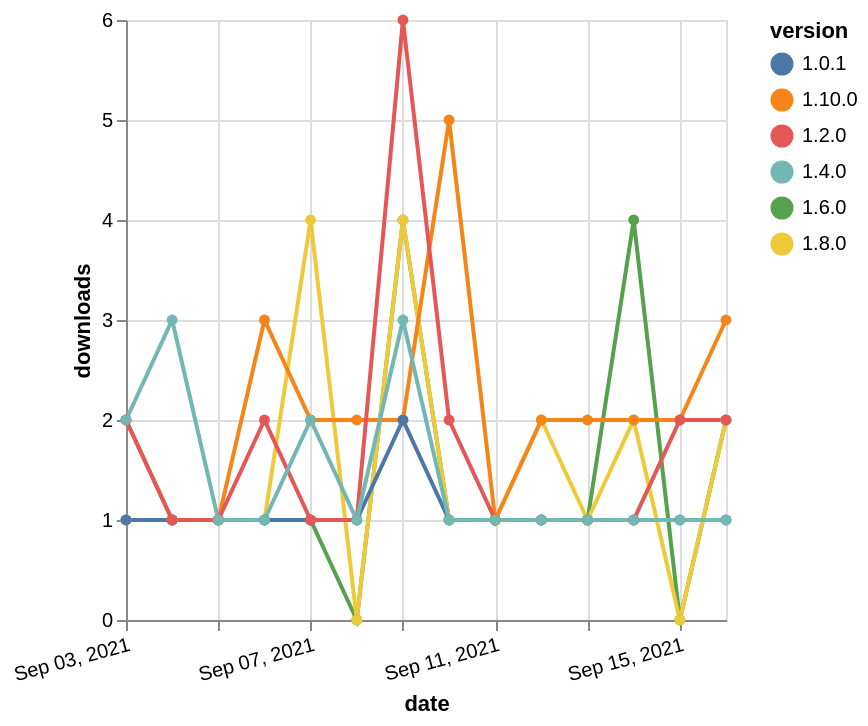

The specification (Vega-Lite) saved for this image:
### Vega-Lite specification from a JSON file in a GitHub repository (floating-point values rounded to 4 significant figures)
{"$schema": "https://vega.github.io/schema/vega-lite/v5.json", "description": "A simple bar chart with embedded data.", "data": {"values": [{"date": "2021-09-03", "total": 338, "delta": 1, "version": "1.6.0"}, {"date": "2021-09-04", "total": 339, "delta": 1, "version": "1.6.0"}, {"date": "2021-09-05", "total": 340, "delta": 1, "version": "1.6.0"}, {"date": "2021-09-06", "total": 341, "delta": 1, "version": "1.6.0"}, {"date": "2021-09-07", "total": 342, "delta": 1, "version": "1.6.0"}, {"date": "2021-09-08", "total": 342, "delta": 0, "version": "1.6.0"}, {"date": "2021-09-09", "total": 346, "delta": 4, "version": "1.6.0"}, {"date": "2021-09-10", "total": 347, "delta": 1, "version": "1.6.0"}, {"date": "2021-09-11", "total": 348, "delta": 1, "version": "1.6.0"}, {"date": "2021-09-12", "total": 349, "delta": 1, "version": "1.6.0"}, {"date": "2021-09-13", "total": 350, "delta": 1, "version": "1.6.0"}, {"date": "2021-09-14", "total": 354, "delta": 4, "version": "1.6.0"}, {"date": "2021-09-15", "total": 354, "delta": 0, "version": "1.6.0"}, {"date": "2021-09-16", "total": 356, "delta": 2, "version": "1.6.0"}, {"date": "2021-09-03", "total": 664, "delta": 1, "version": "1.8.0"}, {"date": "2021-09-04", "total": 665, "delta": 1, "version": "1.8.0"}, {"date": "2021-09-05", "total": 666, "delta": 1, "version": "1.8.0"}, {"date": "2021-09-06", "total": 667, "delta": 1, "version": "1.8.0"}, {"date": "2021-09-07", "total": 671, "delta": 4, "version": "1.8.0"}, {"date": "2021-09-08", "total": 671, "delta": 0, "version": "1.8.0"}, {"date": "2021-09-09", "total": 675, "delta": 4, "version": "1.8.0"}, {"date": "2021-09-10", "total": 676, "delta": 1, "version": "1.8.0"}, {"date": "2021-09-11", "total": 677, "delta": 1, "version": "1.8.0"}, {"date": "2021-09-12", "total": 679, "delta": 2, "version": "1.8.0"}, {"date": "2021-09-13", "total": 680, "delta": 1, "version": "1.8.0"}, {"date": "2021-09-14", "total": 682, "delta": 2, "version": "1.8.0"}, {"date": "2021-09-15", "total": 682, "delta": 0, "version": "1.8.0"}, {"date": "2021-09-16", "total": 684, "delta": 2, "version": "1.8.0"}, {"date": "2021-09-03", "total": 215, "delta": 2, "version": "1.10.0"}, {"date": "2021-09-04", "total": 216, "delta": 1, "version": "1.10.0"}, {"date": "2021-09-05", "total": 217, "delta": 1, "version": "1.10.0"}, {"date": "2021-09-06", "total": 220, "delta": 3, "version": "1.10.0"}, {"date": "2021-09-07", "total": 222, "delta": 2, "version": "1.10.0"}, {"date": "2021-09-08", "total": 224, "delta": 2, "version": "1.10.0"}, {"date": "2021-09-09", "total": 226, "delta": 2, "version": "1.10.0"}, {"date": "2021-09-10", "total": 231, "delta": 5, "version": "1.10.0"}, {"date": "2021-09-11", "total": 232, "delta": 1, "version": "1.10.0"}, {"date": "2021-09-12", "total": 234, "delta": 2, "version": "1.10.0"}, {"date": "2021-09-13", "total": 236, "delta": 2, "version": "1.10.0"}, {"date": "2021-09-14", "total": 238, "delta": 2, "version": "1.10.0"}, {"date": "2021-09-15", "total": 240, "delta": 2, "version": "1.10.0"}, {"date": "2021-09-16", "total": 243, "delta": 3, "version": "1.10.0"}, {"date": "2021-09-03", "total": 269, "delta": 1, "version": "1.0.1"}, {"date": "2021-09-04", "total": 270, "delta": 1, "version": "1.0.1"}, {"date": "2021-09-05", "total": 271, "delta": 1, "version": "1.0.1"}, {"date": "2021-09-06", "total": 272, "delta": 1, "version": "1.0.1"}, {"date": "2021-09-07", "total": 273, "delta": 1, "version": "1.0.1"}, {"date": "2021-09-08", "total": 274, "delta": 1, "version": "1.0.1"}, {"date": "2021-09-09", "total": 276, "delta": 2, "version": "1.0.1"}, {"date": "2021-09-10", "total": 277, "delta": 1, "version": "1.0.1"}, {"date": "2021-09-11", "total": 278, "delta": 1, "version": "1.0.1"}, {"date": "2021-09-12", "total": 279, "delta": 1, "version": "1.0.1"}, {"date": "2021-09-13", "total": 280, "delta": 1, "version": "1.0.1"}, {"date": "2021-09-14", "total": 281, "delta": 1, "version": "1.0.1"}, {"date": "2021-09-15", "total": 282, "delta": 1, "version": "1.0.1"}, {"date": "2021-09-16", "total": 283, "delta": 1, "version": "1.0.1"}, {"date": "2021-09-03", "total": 888, "delta": 2, "version": "1.2.0"}, {"date": "2021-09-04", "total": 889, "delta": 1, "version": "1.2.0"}, {"date": "2021-09-05", "total": 890, "delta": 1, "version": "1.2.0"}, {"date": "2021-09-06", "total": 892, "delta": 2, "version": "1.2.0"}, {"date": "2021-09-07", "total": 893, "delta": 1, "version": "1.2.0"}, {"date": "2021-09-08", "total": 894, "delta": 1, "version": "1.2.0"}, {"date": "2021-09-09", "total": 900, "delta": 6, "version": "1.2.0"}, {"date": "2021-09-10", "total": 902, "delta": 2, "version": "1.2.0"}, {"date": "2021-09-11", "total": 903, "delta": 1, "version": "1.2.0"}, {"date": "2021-09-12", "total": 904, "delta": 1, "version": "1.2.0"}, {"date": "2021-09-13", "total": 905, "delta": 1, "version": "1.2.0"}, {"date": "2021-09-14", "total": 906, "delta": 1, "version": "1.2.0"}, {"date": "2021-09-15", "total": 908, "delta": 2, "version": "1.2.0"}, {"date": "2021-09-16", "total": 910, "delta": 2, "version": "1.2.0"}, {"date": "2021-09-03", "total": 1365, "delta": 2, "version": "1.4.0"}, {"date": "2021-09-04", "total": 1368, "delta": 3, "version": "1.4.0"}, {"date": "2021-09-05", "total": 1369, "delta": 1, "version": "1.4.0"}, {"date": "2021-09-06", "total": 1370, "delta": 1, "version": "1.4.0"}, {"date": "2021-09-07", "total": 1372, "delta": 2, "version": "1.4.0"}, {"date": "2021-09-08", "total": 1373, "delta": 1, "version": "1.4.0"}, {"date": "2021-09-09", "total": 1376, "delta": 3, "version": "1.4.0"}, {"date": "2021-09-10", "total": 1377, "delta": 1, "version": "1.4.0"}, {"date": "2021-09-11", "total": 1378, "delta": 1, "version": "1.4.0"}, {"date": "2021-09-12", "total": 1379, "delta": 1, "version": "1.4.0"}, {"date": "2021-09-13", "total": 1380, "delta": 1, "version": "1.4.0"}, {"date": "2021-09-14", "total": 1381, "delta": 1, "version": "1.4.0"}, {"date": "2021-09-15", "total": 1382, "delta": 1, "version": "1.4.0"}, {"date": "2021-09-16", "total": 1383, "delta": 1, "version": "1.4.0"}]}, "width": "container", "mark": {"type": "line", "point": {"filled": true}}, "encoding": {"x": {"field": "date", "type": "temporal", "timeUnit": "yearmonthdate", "title": "date", "axis": {"labelAngle": -15}}, "y": {"field": "delta", "type": "quantitative", "title": "downloads"}, "color": {"field": "version", "type": "nominal"}, "tooltip": {"field": "delta"}}}
